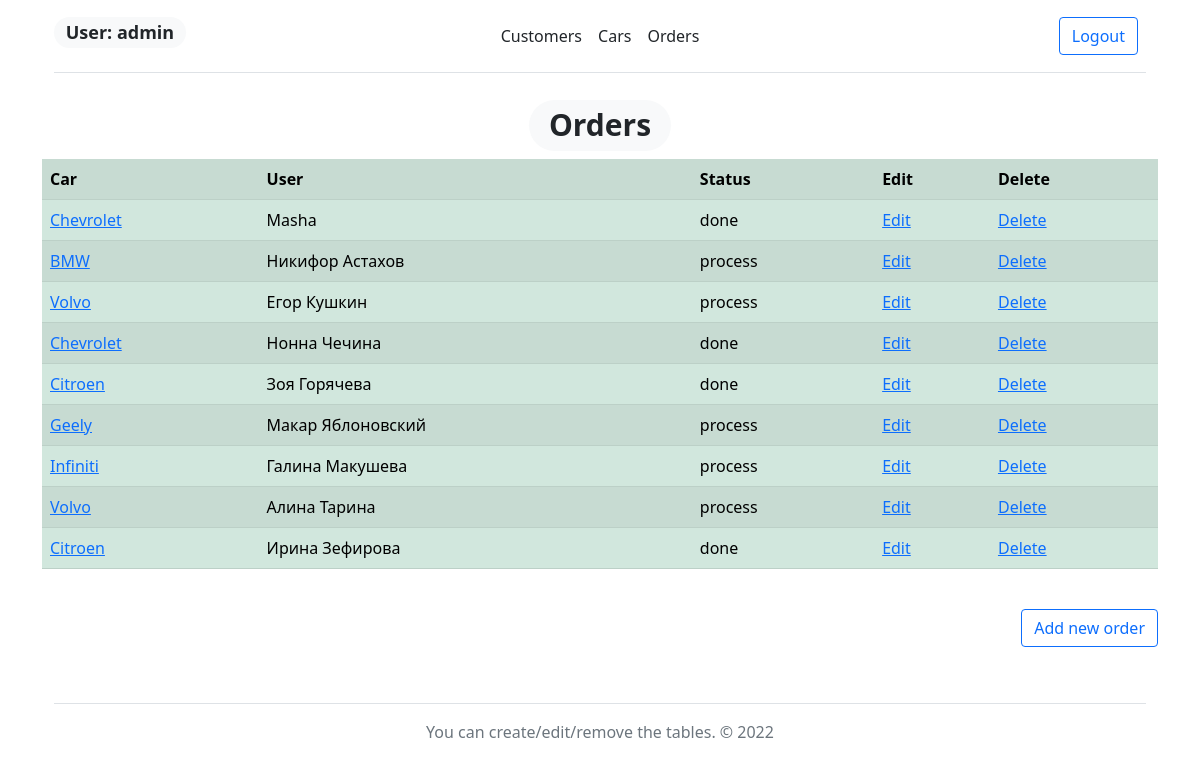
/order/ (signed in), run on the app's committed database.
### users/models.py (models this page shows)
class User(AbstractUser):
    pass

class Order(models.Model):
    car = models.ForeignKey(Car, on_delete=models.CASCADE)
    user = models.CharField('Name user', max_length=50)
    date = models.DateField('Name Customer', auto_now_add=True)
    amount = models.DecimalField('Amount($)', max_digits=11, decimal_places=5)
    for_status = (
        ('process', 'process'),
        ('done', 'done'),
    )
    status = models.CharField(max_length=7, choices=for_status, default='unknown')

class Car(models.Model):
    owner = models.ForeignKey(Customer,
                              on_delete=models.CASCADE)  # on_delete = models.CASCADE при удалении статьи удаляться и комменты
    manufacturer = models.CharField('Manufacturer', max_length=50)
    model = models.CharField('Model', max_length=100)
    yearOfManufacture = models.IntegerField('Year of manufacture')
    def __str__(self):
        return self.manufacturer

### users/views.py (the view)
# urls.py: path('order/', order_home, name='order_home'),
def order_home(request):
    order = Order.objects.all()
    if request.method == 'POST':
        form = OrderForm(request.POST)
        if form.is_valid():
            form.save()
    return render(request, 'order.html', {'order': order,
                                          'form_order': OrderForm()})

### templates/order.html (shortened to what this page needs)
{% extends 'base.html' %}
{% block content %}
<center><h1><span class="badge rounded-pill bg-light text-dark">Orders</span></h1></center>
{% if details %}
<table class="table table-success table-striped">
    <tr>
        <th>Car</th>
        <th>User</th>
        <th>Date</th>
        <th>Amount($)</th>
        <th>Status</th>
    </tr>
    <tr>
        <td>{{ det_order.car }}</td>
        <td>{{ det_order.user }}</td>
        <td>{{ det_order.date }}</td>
        <td>{{ det_order.amount }}</td>
        <td>{{ det_order.status }}</td>
    </tr>
</table>
{% else %}
{% if order_edit %}
<p class="mt-4">Editing</p>
<form id="edit_order" method="post">
    {% csrf_token %}
    {{form_order}}
</form>
<button form="edit_order" type="submit" class="btn btn-primary mt-4">Edit</button>
{% else %}
<table class="table table-success table-striped">
    <tr>
        <th>Car</th>
        <th>User</th>
        <th>Status</th>
        {% if request.user.groups.all.0.name != 'Worker' %}
        <th>Edit</th>
        {% if request.user.groups.all.0.name != 'Reception' %}
        <th>Delete</th>
        {% endif %}
        {% endif %}
    </tr>
    {% for el in order %}
    <tr>
        <td><a href="{% url 'order_details' el.id %}">{{ el.car }}</a></td>
        <td>{{ el.user }}</td>
        <td>{{ el.status }}</td>
        {% if request.user.groups.all.0.name != 'Worker' %}
        <td><a href="{% url 'edit_customer' el.id %}">Edit</a></td>
        {% if request.user.groups.all.0.name != 'Reception' %}
        <td><a href="{% url 'delete_order' el.id %}">Delete</a></td>
        {% endif %}
        {% endif %}
    </tr>
    {% endfor %}
</table>
{% if request.user.groups.all.0.name != 'Worker' %}
<p align="right">
    <button type="button" class="btn btn-outline-primary mt-4" data-bs-toggle="modal" data-bs-target="#exampleModal">
        Add new order
    </button>
</p>
{% endif %}
{% endif %}
{% endif %}
{% endblock %}

### templates/base.html (shortened to what this page needs)
<!DOCTYPE html>
<html lang="en">
<head>
    <link href="https://cdn.jsdelivr.net/npm/bootstrap@5.1.3/dist/css/bootstrap.min.css" rel="stylesheet"
>
</head>
<body class="container">
<div class="container">
    <header class="d-flex flex-wrap align-items-center justify-content-center justify-content-md-between py-3 mb-4 border-bottom">
        <a class=" col-md-3 mb-2 mb-md-0 ">
            <h4><span class="badge rounded-pill bg-light text-dark"> User: {{user}}</span></h4>
        </a>
        <ul class="nav col-12 col-md-auto mb-2 justify-content-center mb-md-0">
            <li><a href="{% url 'customer_home' %}" class="nav-link px-2 link-dark">Customers</a></li>
            <li><a href="{% url 'car_home' %}" class="nav-link px-2 link-dark">Cars</a></li>
            <li><a href="{% url 'order_home' %}" class="nav-link px-2 link-dark">Orders</a></li>
        </ul>
        <div class="col-md-3 text-end">
            {% if user.is_authenticated %}
            <a href="{% url 'logout' %}" class="btn btn-outline-primary me-2">Logout</a>
            {% else %}
            <a href="{% url 'login' %}" class="btn btn-outline-primary me-2">Login</a>
            <a href="{% url 'register'  %}" class="btn btn-primary">Register</a>
            {% endif %}
        </div>
    </header>
</div>
{% if request.user.is_authenticated %}
{% block content %}
{% endblock %}
{% endif %}
<div class="container">
    <footer class="py-3 my-4">
        <ul class="nav justify-content-center border-bottom pb-3 mb-3"></ul>
        {% if request.user.groups.all.0.name == 'Worker' %}
        <p class="text-center text-muted">You can view the tables. © {% now "Y" %} </p>
        {% elif request.user.groups.all.0.name == 'Reception' %}
        <p class="text-center text-muted">You can create/edit the tables. © {% now "Y" %} </p>
        {% elif request.user.groups.all.0.name == 'Admin' %}
        <p class="text-center text-muted">You can create/edit/remove the tables. © {% now "Y" %} </p>
        {% else %}
        <p class="text-center text-muted">Register or login please. © {% now "Y" %} </p>
        {% endif %}
    </footer>
</div>
</body>
</html>

### data on the page
User: is_active+password+username "admin"
Order: car "Chevrolet", user "Masha", status "done"
Order: car "BMW", user "Никифор Астахов", status "process"
Order: car "Volvo", user "Егор Кушкин", status "process"
Order: car "Chevrolet", user "Нонна Чечина", status "done"
Order: car "Citroen", user "Зоя Горячева", status "done"
Order: car "Geely", user "Макар Яблоновский", status "process"
Order: car "Infiniti", user "Галина Макушева", status "process"
Order: car "Volvo", user "Алина Тарина", status "process"
Order: car "Citroen", user "Ирина Зефирова", status "done"
